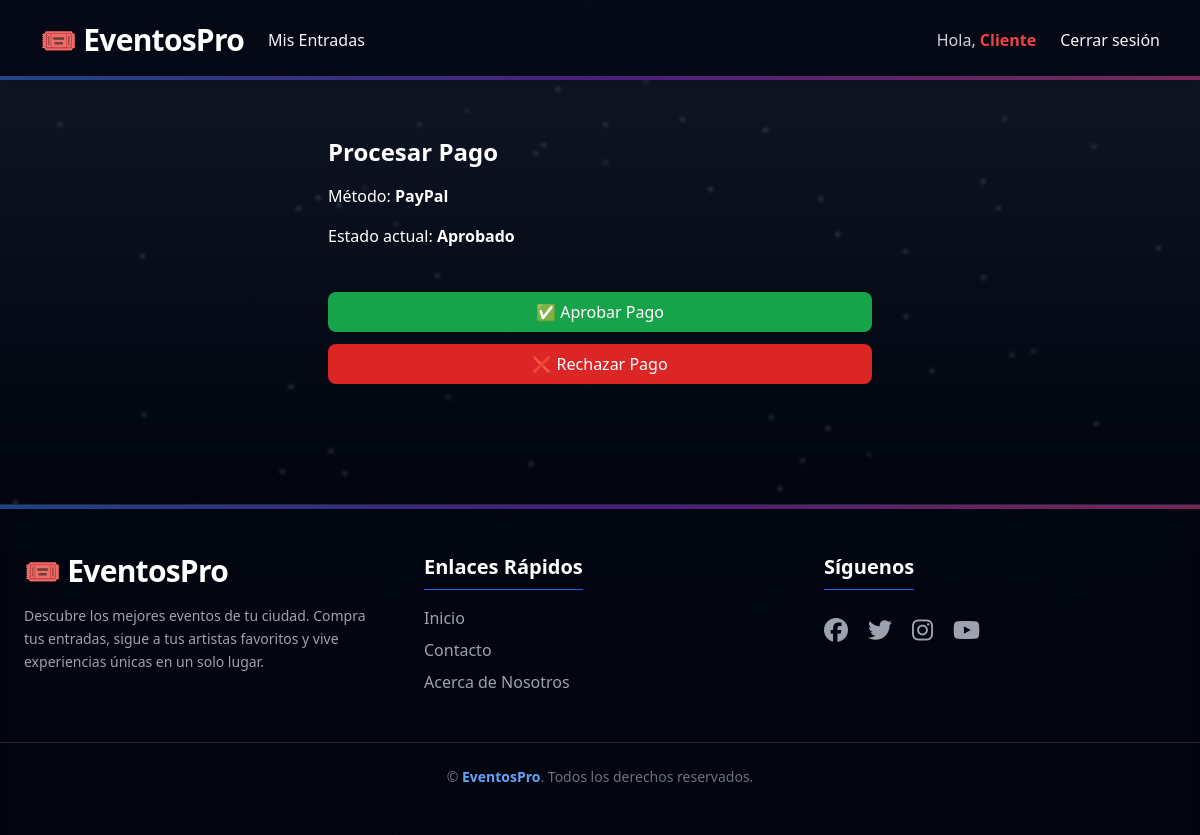
Screenshot of /compra/procesar_pago/15/ (signed in) with the database file from the repository.
### usuarios/models.py (models this page shows, shortened)
class Usuario(AbstractUser):
    rut = models.CharField(max_length=12, unique=True)
    telefono = models.CharField(max_length=15, blank=True)
    tipo_usuario = models.CharField(max_length=50, blank=True, choices=[
        ('administrador', 'Administrador'),
        ('cliente', 'Cliente'),
        ('organizador', 'Organizador'),
    ],)
    USERNAME_FIELD = 'username'  # indica que se usa 'username' para login
    REQUIRED_FIELDS = ['email', 'rut']  # campos obligatorios para createsuperuser

### compra/models.py (models this page shows, shortened)
class Pago(models.Model):
    ESTADO_PAGO = [
        ('pendiente', 'Pendiente'),
        ('aprobado', 'Aprobado'),
        ('rechazado', 'Rechazado'),
    ]
    compra = models.OneToOneField(Compra, on_delete=models.CASCADE, null=True, blank=True)
    metodo = models.CharField(max_length=50, default='Simulado')
    estado = models.CharField(max_length=20, choices=ESTADO_PAGO, default='pendiente')
    fecha = models.DateTimeField(auto_now_add=True)

### compra/views.py (the view)
# urls.py: path("procesar_pago/<int:compra_id>/", views.procesar_pago, name="procesar_pago"),
@login_required
def procesar_pago(request, compra_id):
    compra = get_object_or_404(Compra, id=compra_id, usuario=request.user)
    pago = get_object_or_404(Pago, compra=compra)
    if request.method == "POST":
        pago.estado = 'aprobado'
        pago.save()
        messages.success(request, f"Pago por {pago.metodo} realizado correctamente 🎉")
        return redirect('compra:confirmacion_compra', compra_id=compra.id)
    return render(request, 'compra/procesar_pago.html', {
        'compra': compra,
        'pago': pago,
    })

### compra/templates/compra/procesar_pago.html (shortened to what this page needs)
{% extends 'core.html' %}
{% block content %}
<div class="max-w-xl mx-auto px-4 py-10 text-white">
  <h1 class="text-2xl font-bold mb-4">Procesar Pago</h1>
  <p class="mb-4">Método: <strong>{{ pago.metodo }}</strong></p>
  <p class="mb-8">Estado actual: <strong>{{ pago.estado|capfirst }}</strong></p>
  <form method="POST" class="space-y-3">
    <button name="accion" value="aprobar" class="w-full bg-green-600 hover:bg-green-700 py-2 rounded-lg">✅ Aprobar Pago</button>
    <button name="accion" value="rechazar" class="w-full bg-red-600 hover:bg-red-700 py-2 rounded-lg">❌ Rechazar Pago</button>
  </form>
</div>
{% endblock %}

### templates/navbar.html (shortened to what this page needs)
<nav class="backdrop-blur-md bg-gray-950/80 text-gray-100 shadow-lg sticky top-0 z-50 transition-all duration-300 relative">
    <div class="max-w-7xl mx-auto px-6 sm:px-8 lg:px-10">
        <div class="flex justify-between h-20 items-center">
            <div class="flex items-center space-x-6">
                <a href="{% url 'home' %}"
                    class="text-3xl font-extrabold tracking-tight text-white hover:text-blue-400 transition duration-300">
                    🎟️ EventosPro
                </a>
                {% if request.user.is_authenticated %}
                    {% if request.user.tipo_usuario == 'cliente' %}
                        <a href="{% url 'compra:mis_compras' %}" class="hover:text-blue-400 transition duration-300">Mis Entradas</a>
                    {% elif request.user.tipo_usuario == 'administrador' %}
                        <a href="{% url 'compra:mis_compras' %} " class="hover:text-blue-400 transition duration-300">Mis Entradas</a>
                        <a href="{% url 'admin:index' %}" class="hover:text-blue-400 transition duration-300">Admin Panel</a>
                    {% endif %}
                {% endif %}
            </div>
            <div class="hidden md:flex space-x-6 items-center">
                {% if request.user.is_authenticated %}
                    <p class="text-gray-300 font-medium">
                        Hola, <span class="text-red-500 font-semibold hover:text-red-400 transition">{{ request.user.username }}</span>
                    </p>
                    <a href="{% url 'logout' %}" class="hover:text-red-400 transition duration-300">Cerrar sesión</a>
                {% else %}
                    <a href="{% url 'iniciar_sesion' %}" class="hover:text-blue-400 transition duration-300">Iniciar sesión</a>
                    <a href="{% url 'registrar_usuario' %}" class="hover:text-green-400 transition duration-300">Registrarse</a>
                {% endif %}
            </div>
        </div>
    </div>
    <div class="absolute bottom-0 left-0 w-full h-1 bg-gradient-to-r from-blue-500 via-purple-600 to-pink-500 opacity-50"></div>
</nav>

### rows the page displays
Usuario: user.username "Cliente"
Pago: metodo "PayPal", estado "Aprobado"
